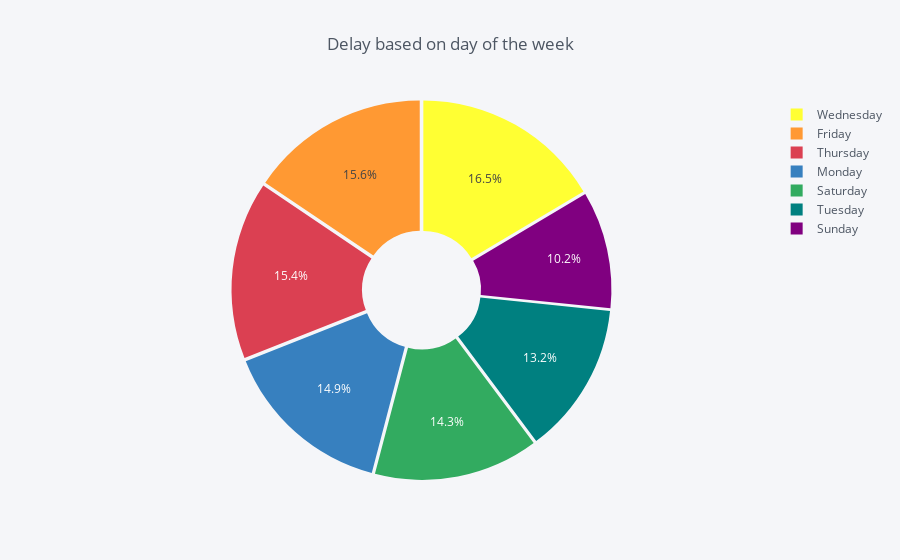

The code cell stored with this chart in its notebook:
### Code cell
Day = df2.groupby(df2['Day'])['Min Delay'].sum()/60 # To Hour for making more sence
df_Day = pd.DataFrame({'labels': Day.index,
                   'values': Day.values
                  })
df_Day.iplot(kind='pie',labels = 'labels', values = 'values', title="Delay based on day of the week"
             ,pull=[0.02, 0.02,0.02, 0.02,0.02, 0.02,0.02],hole = 0.3)

### Figure 1 — Plotly figure (JSON) as saved in the notebook; plotly's stock layout.template omitted (floating-point values rounded to 4 significant figures)
{"data": [{"hole": 0.3, "labels": ["Friday", "Monday", "Saturday", "Sunday", "Thursday", "Tuesday", "Wednesday"], "marker": {"colors": ["rgba(255, 153, 51, 1.0)", "rgba(55, 128, 191, 1.0)", "rgba(50, 171, 96, 1.0)", "rgba(128, 0, 128, 1.0)", "rgba(219, 64, 82, 1.0)", "rgba(0, 128, 128, 1.0)", "rgba(255, 255, 51, 1.0)"]}, "name": "", "pull": [0.02, 0.02, 0.02, 0.02, 0.02, 0.02, 0.02], "type": "pie", "values": [1437.0, 1378.0, 1319.0, 938.4, 1422.0, 1214.0, 1519.0]}], "layout": {"legend": {"bgcolor": "#F5F6F9", "font": {"color": "#4D5663"}}, "paper_bgcolor": "#F5F6F9", "plot_bgcolor": "#F5F6F9", "title": "Delay based on day of the week", "titlefont": {"color": "#4D5663"}}}
